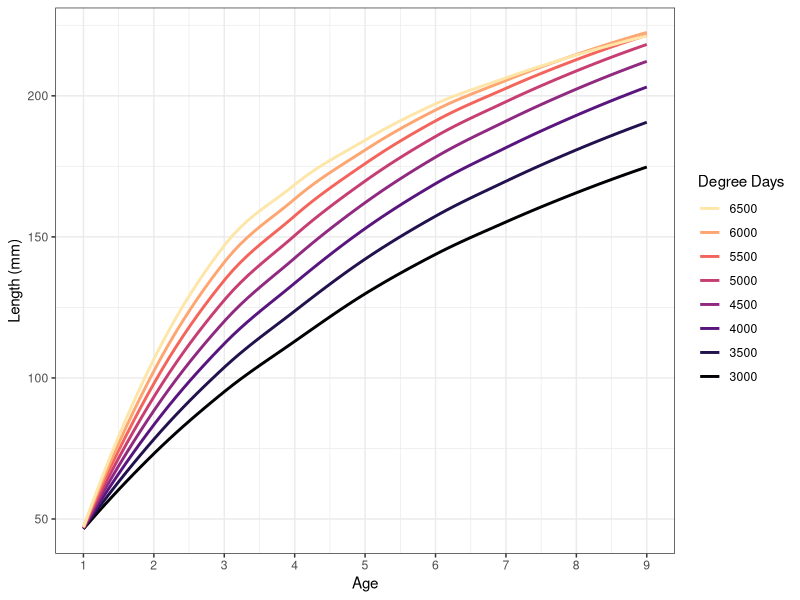
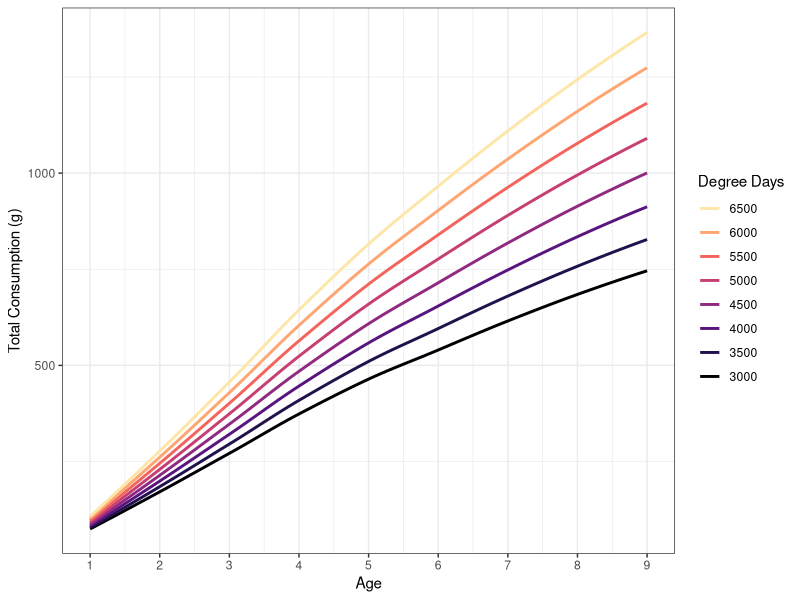
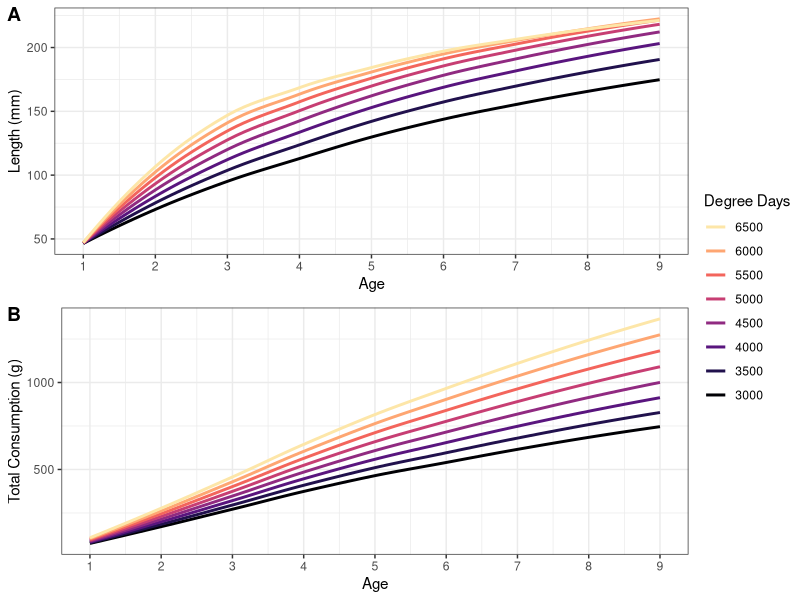
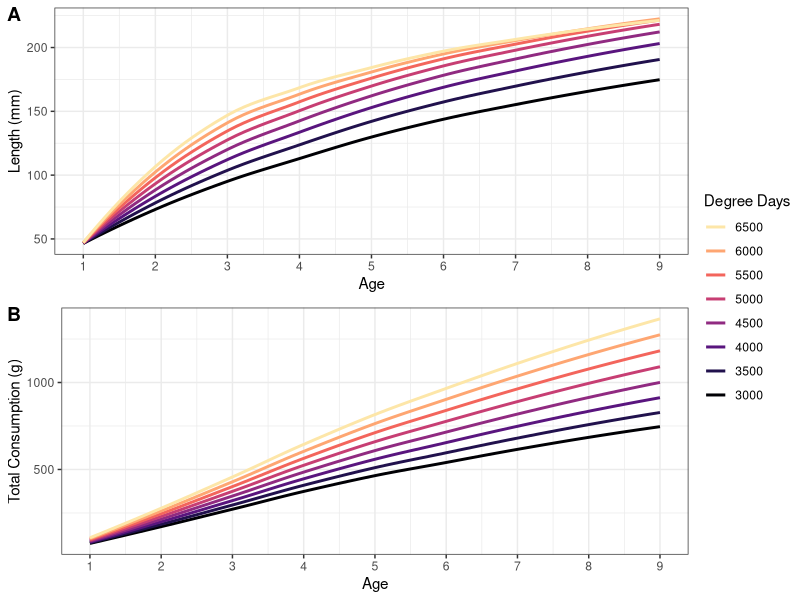

Write R code to recreate these figures, in order.
#load libraries
library(tidyverse) #data manipulation and plotting
library(ggpubr) #stacking plots

#load data
constant.consumption <- read.csv("bluegill_data/Bioenergetics Output/version5_same_p.csv") %>% 
  mutate(DD = as.factor(DD))

constant.growth <- read.csv("bluegill_data/Bioenergetics Output/version5_same_growth.csv") %>% 
  mutate(DD = as.factor(DD))

#plot constant consumption length by age
(constant.consumption.plot <- ggplot(data = constant.consumption, 
                                     aes(x = Age, y = Length_init, color = DD, group = DD))+
    geom_smooth(se = F)+
    scale_color_viridis_d(option = "A", end = 0.95)+
    scale_x_continuous(breaks = c(0, 1, 2, 3, 4, 5, 6, 7, 8, 9, 10))+
    labs(y = "Length (mm)")+
    guides(fill = guide_legend(title = "Degree Days", reverse = T), 
           color = guide_legend(title = "Degree Days", reverse = T))+
    theme_bw()+
    theme()
)

# ggsave("Figures/constant_consumption_length_by_age.tiff",
#        plot = constant.consumption.plot,
#        dpi = 300, width = 200, height = 150, units = "mm")

#plot constant growth consumption by age
(constant.growth.plot <- ggplot(data = constant.growth, 
                                     aes(x = Age, y = Total_Cons, color = DD, group = DD))+
    geom_smooth(se = F)+
    scale_color_viridis_d(option = "A", end = 0.95)+
    scale_x_continuous(breaks = c(0, 1, 2, 3, 4, 5, 6, 7, 8, 9, 10))+
    labs(y = "Total Consumption (g)")+
    guides(fill = guide_legend(title = "Degree Days", reverse = T), 
           color = guide_legend(title = "Degree Days", reverse = T))+
    theme_bw()+
    theme()
)

# ggsave("Figures/constant_growth_consumption_by_age.tiff", 
#        plot = constant.growth.plot,
#        dpi = 300, width = 200, height = 150, units = "mm")


#stack plots
bioenergetics.stacked <- ggarrange(constant.consumption.plot, constant.growth.plot, 
                                   nrow = 2, ncol = 1, labels = "AUTO", 
                                   common.legend = T, legend = "right")
bioenergetics.stacked

ggsave("Figures/bioenergetics_stacked.tiff", 
       plot = bioenergetics.stacked,
       dpi = 300, width = 200, height = 150, units = "mm")
